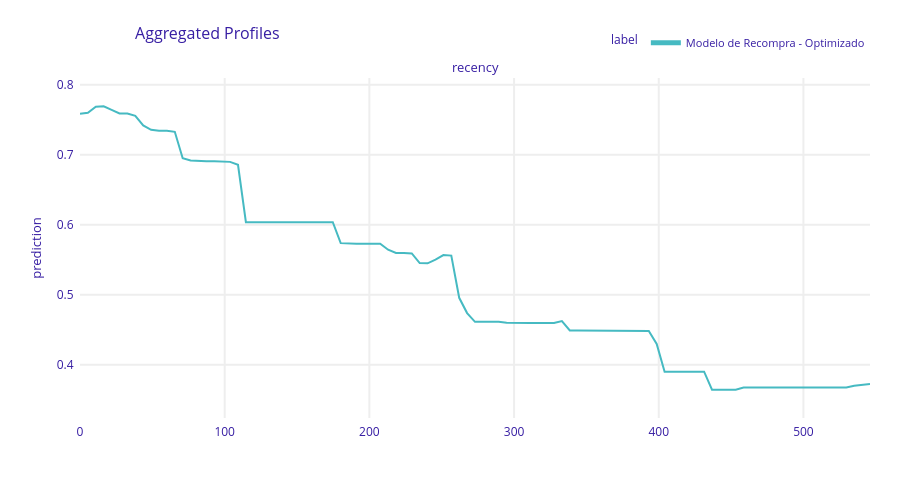

Notebook code for this chart:
### Markdown cell above
### Importancia global de variables (DALEX)

Este gráfico muestra la importancia de cada variable en el modelo optimizado, medida mediante *drop-out loss*.

- **Recency** es, con diferencia, la variable más influyente: cuanto más reciente es la última compra, mayor es la probabilidad de recompra.  
- **Frequency**, **total_quantity** y **avg_days_between_purchases** también aportan información relevante, aunque en menor magnitud.  
- Las variables de país tienen impacto prácticamente nulo, lo que indica que la geografía no es un factor determinante en la recompra dentro de este dataset.

Este análisis ayuda a comprender qué factores impulsan el comportamiento de recompra y facilita la toma de decisiones estratégicas.

### Code cell
# Efectos individuales (ALE/PDP)
profile = explainer.model_profile(variables=["recency"], type="accumulated")
fig = profile.plot(show=False)
fig.show()
fig.write_image('../output/dalex2_efectos_individuales_recency.png', scale=4)

### Figure 1 — Plotly figure (JSON) as saved in the notebook; plotly's stock layout.template omitted (floating-point values rounded to 4 significant figures; data arrays with more than 128 entries replaced by an {"elided": "..."} marker saying what was removed)
{"data": [{"customdata": {"elided": "101x3 mixed values"}, "hovertemplate": "<b>%{hovertext}</b><br><br>prediction=%{y:.3f}<br>mean_prediction=%{customdata[0]:.3f}<extra></extra>", "hovertext": ["Modelo de Recompra - Optimizado", "Modelo de Recompra - Optimizado", "Modelo de Recompra - Optimizado", "Modelo de Recompra - Optimizado", "Modelo de Recompra - Optimizado", "Modelo de Recompra - Optimizado", "Modelo de Recompra - Optimizado", "Modelo de Recompra - Optimizado", "Modelo de Recompra - Optimizado", "Modelo de Recompra - Optimizado", "Modelo de Recompra - Optimizado", "Modelo de Recompra - Optimizado", "Modelo de Recompra - Optimizado", "Modelo de Recompra - Optimizado", "Modelo de Recompra - Optimizado", "Modelo de Recompra - Optimizado", "Modelo de Recompra - Optimizado", "Modelo de Recompra - Optimizado", "Modelo de Recompra - Optimizado", "Modelo de Recompra - Optimizado", "Modelo de Recompra - Optimizado", "Modelo de Recompra - Optimizado", "Modelo de Recompra - Optimizado", "Modelo de Recompra - Optimizado", "Modelo de Recompra - Optimizado", "Modelo de Recompra - Optimizado", "Modelo de Recompra - Optimizado", "Modelo de Recompra - Optimizado", "Modelo de Recompra - Optimizado", "Modelo de Recompra - Optimizado", "Modelo de Recompra - Optimizado", "Modelo de Recompra - Optimizado", "Modelo de Recompra - Optimizado", "Modelo de Recompra - Optimizado", "Modelo de Recompra - Optimizado", "Modelo de Recompra - Optimizado", "Modelo de Recompra - Optimizado", "Modelo de Recompra - Optimizado", "Modelo de Recompra - Optimizado", "Modelo de Recompra - Optimizado", "Modelo de Recompra - Optimizado", "Modelo de Recompra - Optimizado", "Modelo de Recompra - Optimizado", "Modelo de Recompra - Optimizado", "Modelo de Recompra - Optimizado", "Modelo de Recompra - Optimizado", "Modelo de Recompra - Optimizado", "Modelo de Recompra - Optimizado", "Modelo de Recompra - Optimizado", "Modelo de Recompra - Optimizado", "Modelo de Recompra - Optimizado", "Modelo de Recompra - Optimizado", "Modelo de Recompra - Optimizado", "Modelo de Recompra - Optimizado", "Modelo de Recompra - Optimizado", "Modelo de Recompra - Optimizado", "Modelo de Recompra - Optimizado", "Modelo de Recompra - Optimizado", "Modelo de Recompra - Optimizado", "Modelo de Recompra - Optimizado", "Modelo de Recompra - Optimizado", "Modelo de Recompra - Optimizado", "Modelo de Recompra - Optimizado", "Modelo de Recompra - Optimizado", "Modelo de Recompra - Optimizado", "Modelo de Recompra - Optimizado", "Modelo de Recompra - Optimizado", "Modelo de Recompra - Optimizado", "Modelo de Recompra - Optimizado", "Modelo de Recompra - Optimizado", "Modelo de Recompra - Optimizado", "Modelo de Recompra - Optimizado", "Modelo de Recompra - Optimizado", "Modelo de Recompra - Optimizado", "Modelo de Recompra - Optimizado", "Modelo de Recompra - Optimizado", "Modelo de Recompra - Optimizado", "Modelo de Recompra - Optimizado", "Modelo de Recompra - Optimizado", "Modelo de Recompra - Optimizado", "Modelo de Recompra - Optimizado", "Modelo de Recompra - Optimizado", "Modelo de Recompra - Optimizado", "Modelo de Recompra - Optimizado", "Modelo de Recompra - Optimizado", "Modelo de Recompra - Optimizado", "Modelo de Recompra - Optimizado", "Modelo de Recompra - Optimizado", "Modelo de Recompra - Optimizado", "Modelo de Recompra - Optimizado", "Modelo de Recompra - Optimizado", "Modelo de Recompra - Optimizado", "Modelo de Recompra - Optimizado", "Modelo de Recompra - Optimizado", "Modelo de Recompra - Optimizado", "Modelo de Recompra - Optimizado", "Modelo de Recompra - Optimizado", "Modelo de Recompra - Optimizado", "Modelo de Recompra - Optimizado", "Modelo de Recompra - Optimizado", "Modelo de Recompra - Optimizado"], "legendgroup": "Modelo de Recompra - Optimizado", "line": {"color": "#46bac2", "dash": "solid", "width": 2}, "marker": {"symbol": "circle"}, "mode": "lines", "name": "Modelo de Recompra - Optimizado", "opacity": 1, "orientation": "v", "showlegend": true, "type": "scatter", "x": [0.0, 5.46, 10.92, 16.38, 21.84, 27.3, 32.76, 38.22, 43.68, 49.14, 54.6, 60.06, 65.52, 70.98, 76.44, 81.9, 87.36, 92.82, 98.28, 103.7, 109.2, 114.7, 120.1, 125.6, 131.0, 136.5, 142.0, 147.4, 152.9, 158.3, 163.8, 169.3, 174.7, 180.2, 185.6, 191.1, 196.6, 202.0, 207.5, 212.9, 218.4, 223.9, 229.3, 234.8, 240.2, 245.7, 251.2, 256.6, 262.1, 267.5, 273.0, 278.5, 283.9, 289.4, 294.8, 300.3, 305.8, 311.2, 316.7, 322.1, 327.6, 333.1, 338.5, 344.0, 349.4, 354.9, 360.4, 365.8, 371.3, 376.7, 382.2, 387.7, 393.1, 398.6, 404.0, 409.5, 415.0, 420.4, 425.9, 431.3, 436.8, 442.3, 447.7, 453.2, 458.6, 464.1, 469.6, 475.0, 480.5, 485.9, 491.4, 496.9, 502.3, 507.8, 513.2, 518.7, 524.2, 529.6, 535.1, 540.5, 546.0], "xaxis": "x", "y": [0.7585, 0.7599, 0.7686, 0.7692, 0.7641, 0.759, 0.759, 0.7557, 0.7418, 0.7356, 0.7342, 0.7342, 0.7327, 0.695, 0.6917, 0.6917, 0.6907, 0.6905, 0.6905, 0.6898, 0.6856, 0.6036, 0.6036, 0.6036, 0.6036, 0.6036, 0.6036, 0.6036, 0.6036, 0.6036, 0.6036, 0.6036, 0.6036, 0.5736, 0.5727, 0.5727, 0.5729, 0.5729, 0.5729, 0.5643, 0.5595, 0.5595, 0.5589, 0.5452, 0.5448, 0.5501, 0.5566, 0.5559, 0.4955, 0.4737, 0.4612, 0.4612, 0.4612, 0.4612, 0.46, 0.4596, 0.4596, 0.4596, 0.4596, 0.4596, 0.4596, 0.4622, 0.4489, 0.4489, 0.4489, 0.4489, 0.4489, 0.4489, 0.4489, 0.4489, 0.4489, 0.4489, 0.4481, 0.4297, 0.39, 0.39, 0.39, 0.39, 0.39, 0.39, 0.3642, 0.3642, 0.3642, 0.3642, 0.3672, 0.3672, 0.3672, 0.3672, 0.3672, 0.3672, 0.3672, 0.3672, 0.3672, 0.3672, 0.3672, 0.3672, 0.3672, 0.3672, 0.3699, 0.371, 0.3722], "yaxis": "y"}], "layout": {"annotations": [{"font": {"size": 13}, "showarrow": false, "text": "recency", "x": 0.5, "xanchor": "center", "xref": "paper", "y": 1, "yanchor": "bottom", "yref": "paper"}, {"font": {"size": 13}, "showarrow": false, "text": "prediction", "textangle": -90, "x": -0.07, "xref": "paper", "y": 0.5, "yref": "paper"}], "font": {"color": "#371ea3"}, "height": 489, "hovermode": "x unified", "legend": {"font": {"size": 11}, "itemsizing": "constant", "orientation": "h", "title": {"font": {"size": 12}, "text": "label"}, "tracegroupgap": 0, "x": 1, "xanchor": "right", "y": 1.061, "yanchor": "bottom"}, "margin": {"b": 71, "r": 30, "t": 78}, "title": {"font": {"size": 16}, "text": "Aggregated Profiles", "x": 0.15}, "xaxis": {"anchor": "y", "automargin": true, "domain": [0, 1], "fixedrange": true, "gridwidth": 2, "showticklabels": true, "tickcolor": "white", "ticklen": 3, "ticks": "outside", "title": {"text": ""}, "type": "linear", "zeroline": false}, "yaxis": {"anchor": "x", "automargin": true, "domain": [0, 1], "fixedrange": true, "gridwidth": 2, "range": [0.3237, 0.8097], "tickcolor": "white", "ticklen": 3, "ticks": "outside", "title": {"text": ""}, "type": "linear", "zeroline": false}}}
